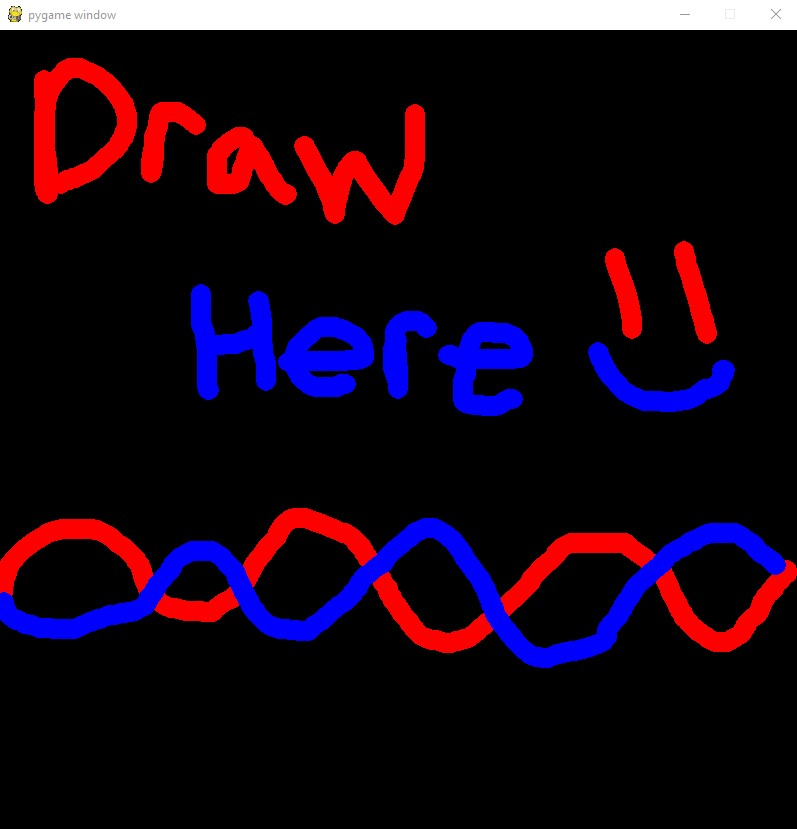

The Python source for this figure:
import pygame
import random
import numpy as np
import matplotlib.pyplot as plt


def user_input():
    # frame_0 is gonna be the input frame for the evolve function

    wind_dimx = 800
    wind_dimy = 800
    screen = pygame.display.set_mode((wind_dimx, wind_dimy))

    draw_on = False
    last_pos = (0, 0)
    color = (255, 128, 0)
    radius = 10

    ##this will just draw a circle

    def roundline(srf, color, start, end, radius=1):
        dx = end[0]-start[0]
        dy = end[1]-start[1]
        distance = max(abs(dx), abs(dy))
        for i in range(distance):
            x = int( start[0]+float(i)/distance*dx)
            y = int( start[1]+float(i)/distance*dy)
            pygame.draw.circle(srf, color, (x, y), radius)


    #the list will save the tuples of the mouse position
    pos_mouse = np.zeros(shape =(10,2))
    pos_left = list()
    pos_right = list()

    try:
        while True:
            cur_eve = pygame.event.wait()
            mouse_pos = pygame.mouse.get_pos()
            left_click, middle_click, right_click =  pygame.mouse.get_pressed()
            if cur_eve.type == pygame.QUIT or (cur_eve.type == pygame.KEYDOWN and cur_eve.key == pygame.K_RETURN):
                raise StopIteration
                ##the first if satements is if the button is pressed
            if cur_eve.type == pygame.MOUSEBUTTONDOWN:
                if left_click:
                    color = (255, 0, 0)
                else:
                    color = (0, 0, 255)
                pygame.draw.circle(screen, color, cur_eve.pos, radius)
                draw_on = True
                ##if you are not clicking on the mouse 
            if cur_eve.type == pygame.MOUSEBUTTONUP:
                draw_on = False
            if draw_on == True:
                #saves the positions depending if it is a right click or left click
                if left_click == True:
                    pos_left.append(mouse_pos)
                elif right_click == True:
                    pos_right.append(mouse_pos)
            if cur_eve.type == pygame.MOUSEMOTION:
                if draw_on:
                    pygame.draw.circle(screen, color, cur_eve.pos, radius)
                    roundline(screen, color, cur_eve.pos, last_pos,  radius)
                last_pos = cur_eve.pos
            pygame.display.flip()

    except StopIteration:
        pass

    pos_arr_left = np.array(pos_left)
    pos_arr_right = np.array(pos_right)

    # Scales down what we need
    scaled_arr_left  = [[x//8, y//8] for x, y in pos_arr_left]
    scaled_arr_right = [[x//8, y//8] for x, y in pos_arr_right]

    # Create the output
    frame_0 = np.zeros((100, 100, 2))

    # Populate by species 1
    for x, y in scaled_arr_left:
        frame_0[x, y, 0] = 1

    # Populate by species 2
    for x, y in scaled_arr_right:
        if frame_0[x, y, 0] != 0:
            frame_0[x, y, 0] = 0.5
            frame_0[x, y, 1] = 0.5
        else:
            frame_0[x, y, 1] = 1

    # plt.imshow(frame_0[:,:,1])

    pygame.quit()

    return frame_0
